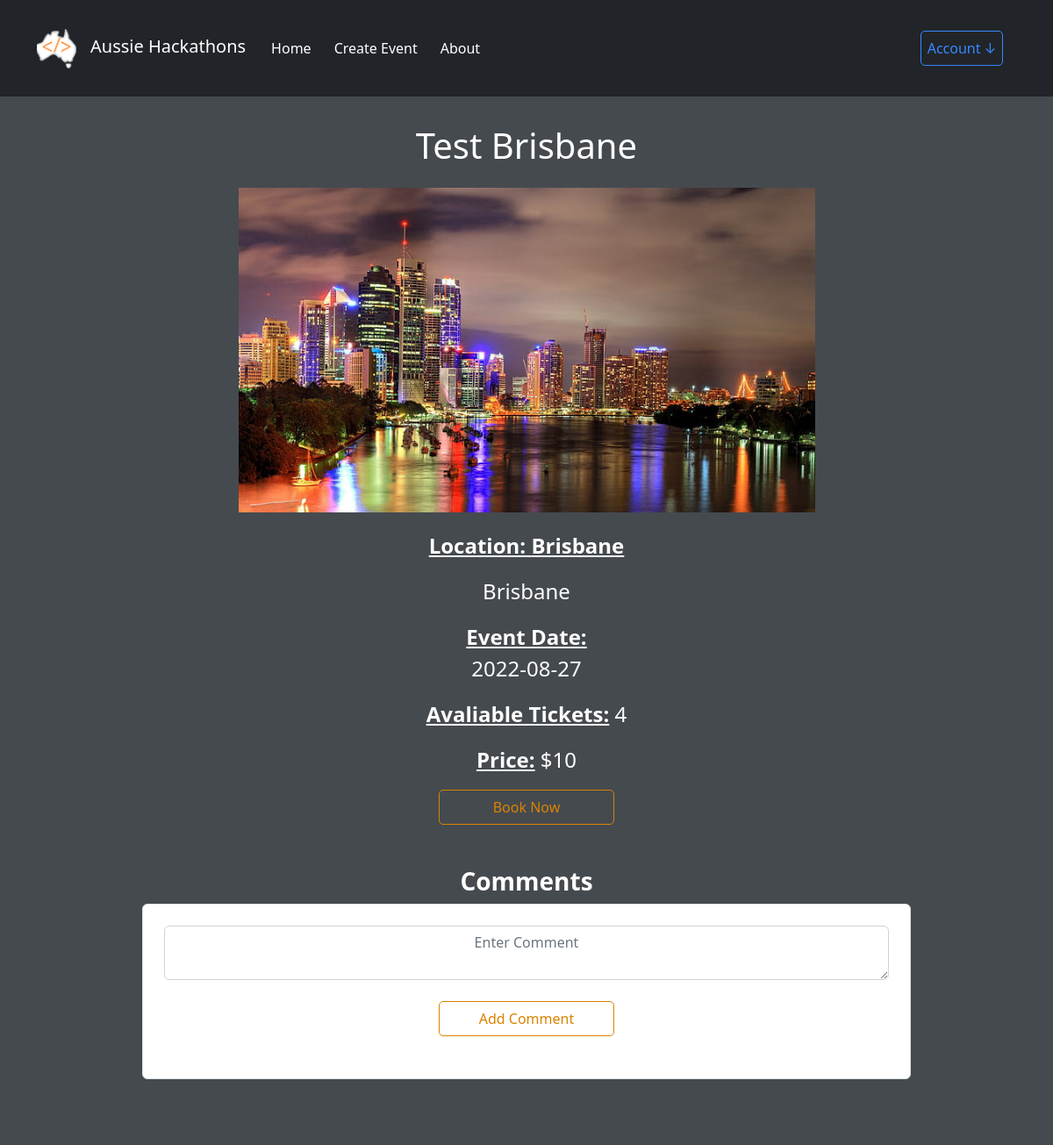
Screenshot of /event/1 with the database file from the repository.
### hackathon/models.py (models this page shows)
class Event(db.Model):
    id = db.Column(db.Integer, primary_key=True)
    event_name = db.Column(db.String(100), nullable=False)
    description = db.Column(db.String(200), nullable=False)
    date = db.Column(db.Date, nullable=False)
    online = db.Column(db.String, nullable=False)
    location = db.Column(db.String(200), nullable=False)
    category = db.Column(db.String(50), nullable=False)
    status = db.Column(db.String(50), nullable=False)
    tickets_amt = db.Column(db.Integer, nullable=False)
    price = db.Column(db.Integer, nullable=False)
    image = db.Column(db.String(200), nullable=False)
    user_id = db.Column(db.Integer, db.ForeignKey('user.id'), nullable=False)

### hackathon/views.py (the view, shortened to what this page needs)
@bp.route('/event/<int:event_id>', methods=['GET', 'POST'])
def event(event_id):
    commentforms = CommentForm()
    bookingform = BookEventForm()
    event = Event.query.get(event_id)
    comments = Comment.query.filter_by(event_id=event_id).all()
    if event is None:
        abort(404)
    return render_template('view_event.html', comments=comments, event=event, commentforms=commentforms, bookingform=bookingform)

### hackathon/forms.py
class CommentForm(FlaskForm):
    comment = TextAreaField("Comment", validators=[
                            InputRequired("Please Enter Comment")])
    commentsubmit = SubmitField("Add Comment")

class BookEventForm(FlaskForm):
    ticket_quantity = IntegerField("Ticket Quantity", validators=[
        InputRequired("Please Enter Ticket Quantity")])
    submit = SubmitField("Book Event")

### hackathon/templates/view_event.html (shortened to what this page needs)
{% extends "header.html"%}
{% block header %}
<body style="background-color:#454a4f">
    <div class="container py-5" id="event">
        <div class="row">
            <div class="event-info-section">
                <h1 class="mt-4 mb-4">{{event.event_name}}</h1>
                <img style="width:75%; margin-left:auto; margin-right: auto;" src="../static/userimg/{{event.image}}"
                    class="img-qut img-fluid" />
                <p class="fs-4"><strong>Location: {{event.location}}</strong></p>
                <p class="fs-4">{{event.description}}</p>
                <p class="fs-4"><strong>Event Date:</strong><br>
                    {{event.date}}</p>
                <p class="fs-4"><strong>Avaliable Tickets:</strong>
                    {{event.tickets_amt}}</p>
                <p class="fs-4"><strong>Price:</strong>
                    ${{event.price}}</p>
                <button data-bs-toggle="modal" data-bs-target="#BookModal" href="#" class="book-btn">Book Now</button>
            </div>
            <div class="container py-5" id="event-comments" align="center">
                <h3 class="fw-bold">Comments</h3>
                <div class="row d-flex justify-content-center">
                    <div class="col-md-8 col-lg-12">
                        <div class="card shadow-0 border">
                            <div class="card-body p-4">
                                <form method="Post">
                                    <div class="form-outline mb-4">
                                        {{commentforms.comment(class="form-control", placeholder ="Enter Comment")}}
                                        <br>
                                        {{ commentforms.commentsubmit(class="book-btn") }}
                                    </div>
                                </form>
                            </div>
                        </div>
                    </div>
                </div>
            </div>
</body>
{% endblock %}

### hackathon/static/css/main.css (style rules this page uses)
body { padding-top: 70px; }
h1 { color: white; text-align: center; }
h3 { color: white; }
.img-qut { display: block; max-width: 100%; margin-bottom: 20px; height: auto; }
::placeholder { text-align: center; }
#event { max-width: 75%; background-color: #454a4f; border-radius: 5px; max-width: 900px; }
#event .event-info-section { text-align: center; color: white; }
#event strong { text-decoration: underline; }
#event .book-btn { background-color: transparent; color: #da8300; border: 1px solid #da8300; padding: 7px; width: 200px; border-radius: 5px; }
#event .fw-bold { color: White; }
#event-comments { max-width: 75%; background-color: #454a4f; border-radius: 5px; max-width: 900px; }

### rows the page displays
Event: event_name "Test Brisbane", image (picture), location "Brisbane", description "Brisbane", date "2022-08-27", tickets_amt "4", price "10"
